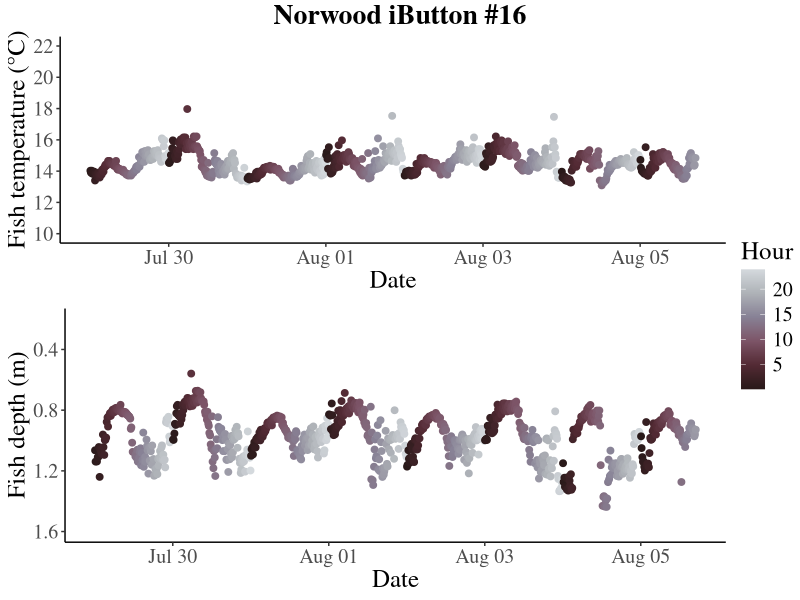
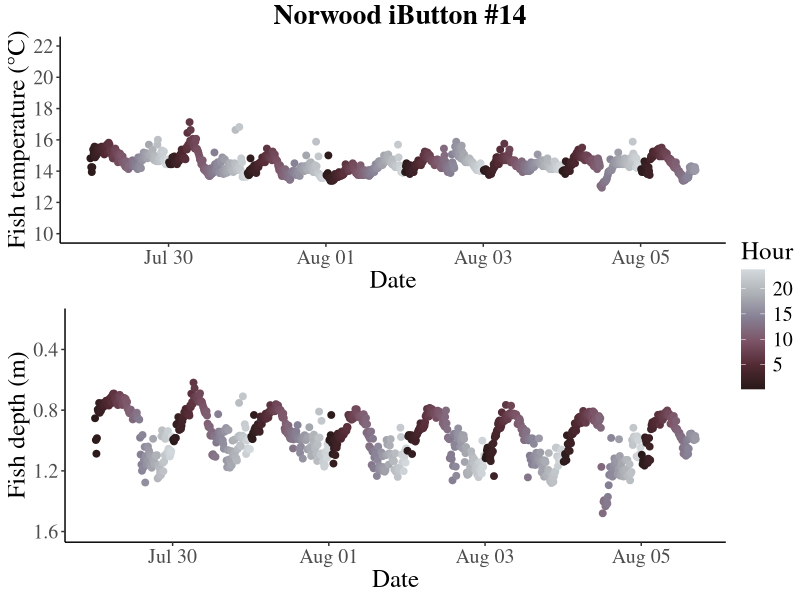
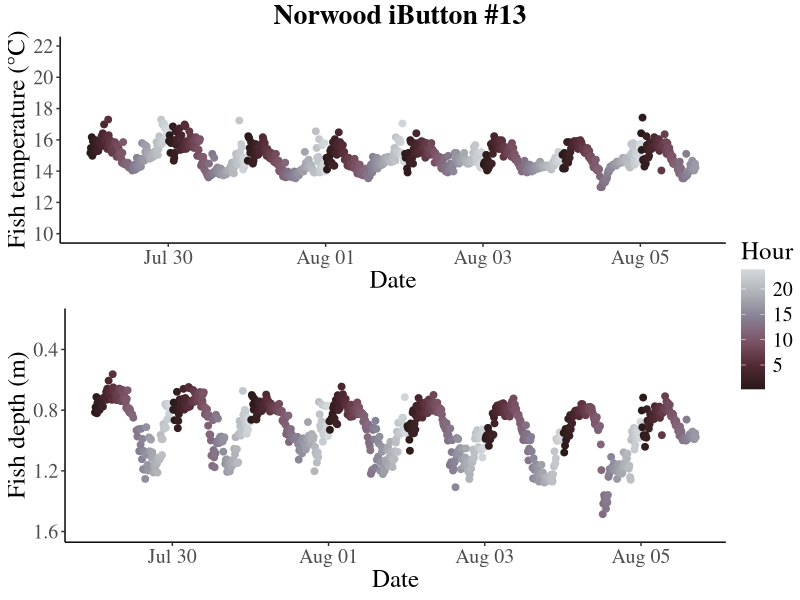
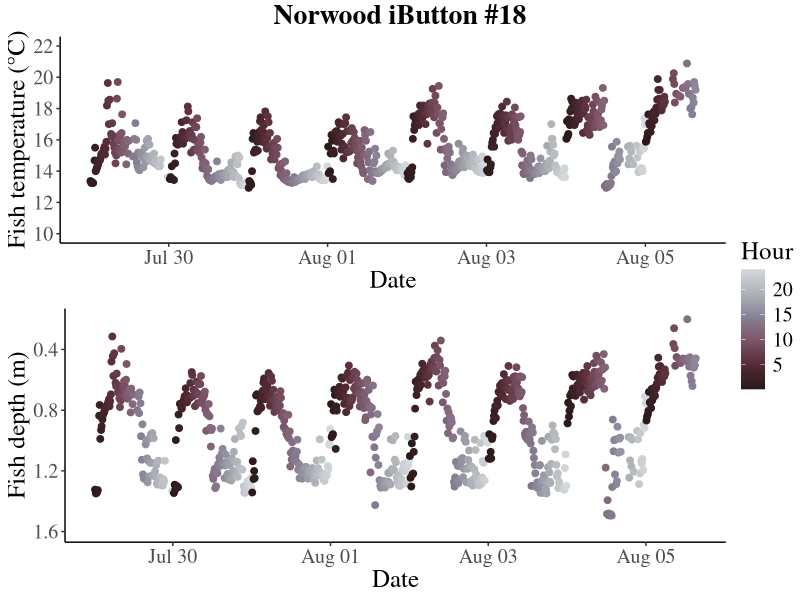
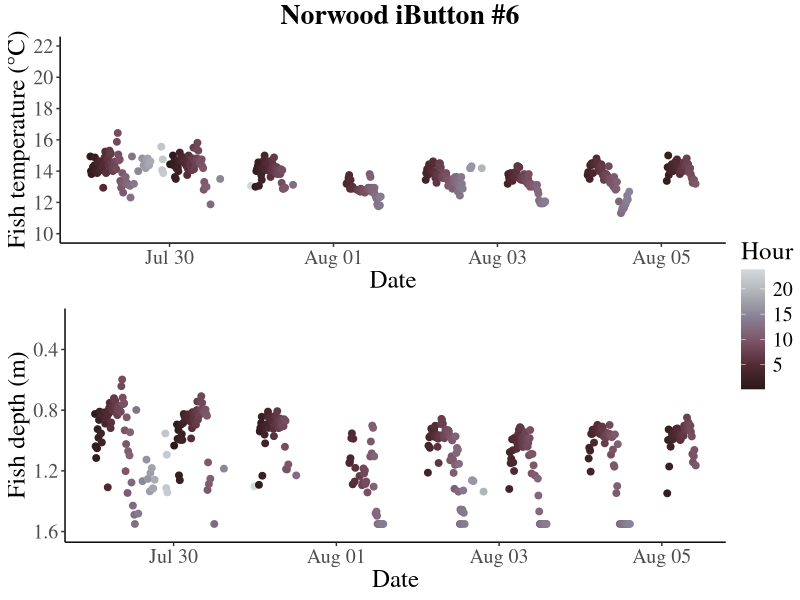
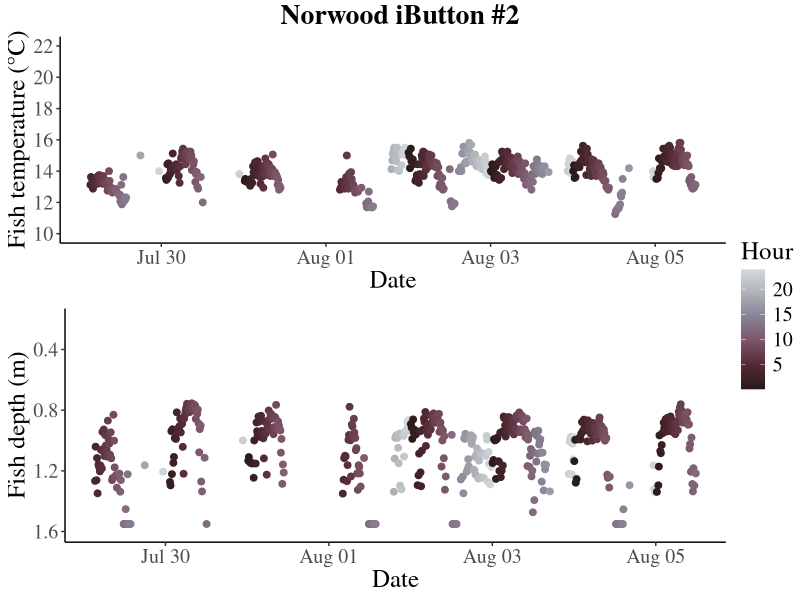
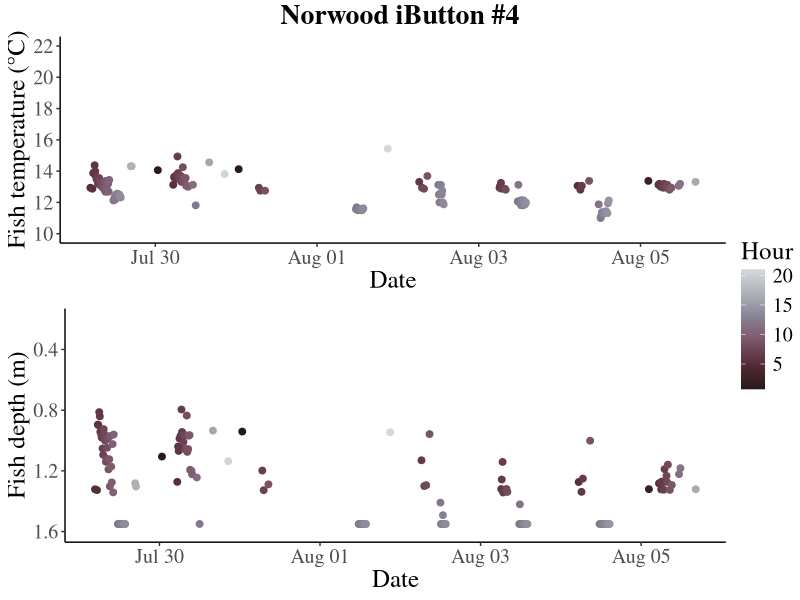
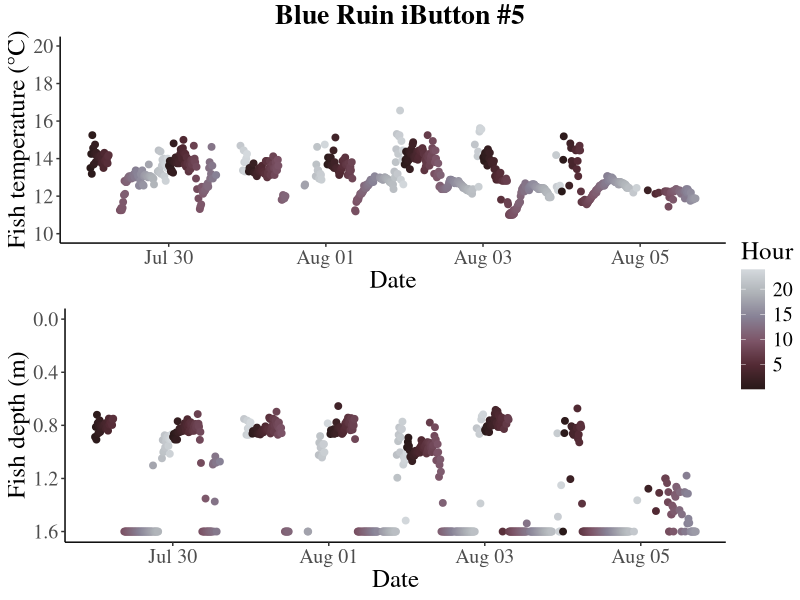

The R source for these figures, in order:
library(readr)
library(dplyr)
library(tidyverse)
library(lubridate)
library(ggplot2)
library(RColorBrewer)
library(viridis)
library(grid)
library(gridExtra)
library(data.table)
library(ggpubr)


 df <- read_csv("data/modif.data/ibutton/all.ibuttons.depth.do.interpolation.resolvable.only.csv") %>%
  rename(
    fish.depth = fish_depth,
    temperature = ibutton.temp
  ) %>%
  mutate(
    date.time = parse_date_time (
      date.time,
      orders = "ymd HMS",
      tz = "America/Los_Angeles"
    ),
    date = as.Date(date.time),
    hour_numeric =
      hour(date.time) +
      minute(date.time) / 60
  ) %>%
  filter(
    date >= as.Date("2021-07-29"),
    date <= as.Date("2021-08-05")
  )

nor <- df[df$site == "norwood",]
br <- df[df$site == "blue.ruin",]

tag.id<- unique(nor$ibutton)

range(nor$temperature, na.rm = TRUE)
range(nor$fish.depth, na.rm = TRUE)

for(i in tag.id){
  
  p1 <- ggplot(
    data = subset(nor, ibutton == i),
    aes(date.time, fish.depth)
  ) +
    geom_point(aes(colour = hour_numeric), size = 2) +
    scale_color_gradientn(
      name = "Hour",
      colours = c(
        "#291919", "#532A34", "#7C5467",
        "#878195", "#AEB2B7", "#D4D9DD"
      )
    ) +
    scale_y_reverse(
      limits = c(1.6, 0.2),
      breaks = seq(0, 1.6, by = 0.4)
    ) +
    xlab("Date") +
    ylab("Fish depth (m)") +
    theme(
      panel.grid.major = element_blank(),
      panel.grid.minor = element_blank(),
      panel.background = element_blank(),
      axis.line = element_line(colour = "black"),
      legend.key = element_rect(fill = "white"),
      text = element_text(size = 18, family = "serif"),
      legend.title = element_text(family = "serif"),
      legend.text = element_text(family = "serif")
    )
  
  p2 <- ggplot(
    data = subset(nor, ibutton == i),
    aes(date.time, temperature)
  ) +
    geom_point(aes(colour = hour_numeric), 
               size = 2) +
    scale_y_continuous(
      limits = c(10, 22),
      breaks = seq(10, 22, by = 2)
    ) +
    scale_color_gradientn(
      name = "Hour",
      colours = c(
        "#291919", "#532A34", "#7C5467",
        "#878195", "#AEB2B7", "#D4D9DD"
      )
    ) +
    scale_x_datetime(
      date_labels = "%b %d",
      date_breaks = "2 days"
    ) +
    xlab("Date") +
    ylab("Fish temperature (\u00B0C)") +
    theme(
      panel.grid.major = element_blank(),
      panel.grid.minor = element_blank(),
      panel.background = element_blank(),
      axis.line = element_line(colour = "black"),
      legend.key = element_rect(fill = "white"),
      text = element_text(size = 18, family = "serif"),
      legend.title = element_text(family = "serif"),
      legend.text = element_text(family = "serif")
    )
  
  figure <- ggarrange(
    p2,
    p1,
    ncol = 1,
    nrow = 2,
    heights = c(1, 1.1),
    common.legend = TRUE,
    legend = "right"
  )
  
  fig <- annotate_figure(
    figure,
    top = text_grob(
      paste0("Norwood iButton #", i),
      family = "serif",
      face = "bold",
      size = 20
    )
  )
  
  ggsave(
    filename = paste0(
      "final figures/supplemental figures/norwood.ibutton.",
      i,
      ".do.temp.depth.jpg"
    ),
    plot = fig,
    width = 12,
    height = 8,
    units = "in"
  )
  
}

range(br$temperature, na.rm = TRUE)
range(br$fish.depth, na.rm = TRUE)

tag.id<- unique(br$ibutton)

for(i in tag.id){
  
  p1 <- ggplot(
    data = subset(br, ibutton == i),
    aes(date.time, fish.depth)
  ) +
    geom_point(aes(colour = hour_numeric), size = 2) +
    scale_color_gradientn(
      name = "Hour",
      colours = c(
        "#291919", "#532A34", "#7C5467",
        "#878195", "#AEB2B7", "#D4D9DD"
      )
    ) +
    scale_y_reverse(
      limits = c(1.6, 0),
      breaks = seq(0, 1.6, by = 0.4)
    ) +
    xlab("Date") +
    ylab("Fish depth (m)") +
    theme(
      panel.grid.major = element_blank(),
      panel.grid.minor = element_blank(),
      panel.background = element_blank(),
      axis.line = element_line(colour = "black"),
      legend.key = element_rect(fill = "white"),
      text = element_text(size = 18, family = "serif"),
      legend.title = element_text(family = "serif"),
      legend.text = element_text(family = "serif")
    )
  
  p2 <- ggplot(
    data = subset(br, ibutton == i),
    aes(date.time, temperature)
  ) +
    geom_point(aes(colour = hour_numeric), 
               size = 2) +
    scale_y_continuous(
      limits = c(10, 20),
      breaks = seq(10, 20, by = 2)
    ) +
    scale_color_gradientn(
      name = "Hour",
      colours = c(
        "#291919", "#532A34", "#7C5467",
        "#878195", "#AEB2B7", "#D4D9DD"
      )
    ) +
    scale_x_datetime(
      date_labels = "%b %d",
      date_breaks = "2 days"
    ) +
    xlab("Date") +
    ylab("Fish temperature (\u00B0C)") +
    theme(
      panel.grid.major = element_blank(),
      panel.grid.minor = element_blank(),
      panel.background = element_blank(),
      axis.line = element_line(colour = "black"),
      legend.key = element_rect(fill = "white"),
      text = element_text(size = 18, family = "serif"),
      legend.title = element_text(family = "serif"),
      legend.text = element_text(family = "serif")
    )
  
  figure <- ggarrange(
    p2,
    p1,
    ncol = 1,
    nrow = 2,
    heights = c(1, 1.1),
    common.legend = TRUE,
    legend = "right"
  )
  
  fig <- annotate_figure(
    figure,
    top = text_grob(
      paste0("Blue Ruin iButton #", i),
      family = "serif",
      face = "bold",
      size = 20
    )
  )
  
  ggsave(
    filename = paste0(
      "final figures/supplemental figures/blueruin.ibutton.",
      i,
      ".do.temp.depth.jpg"
    ),
    plot = fig,
    width = 12,
    height = 8,
    units = "in"
  )
  
}
